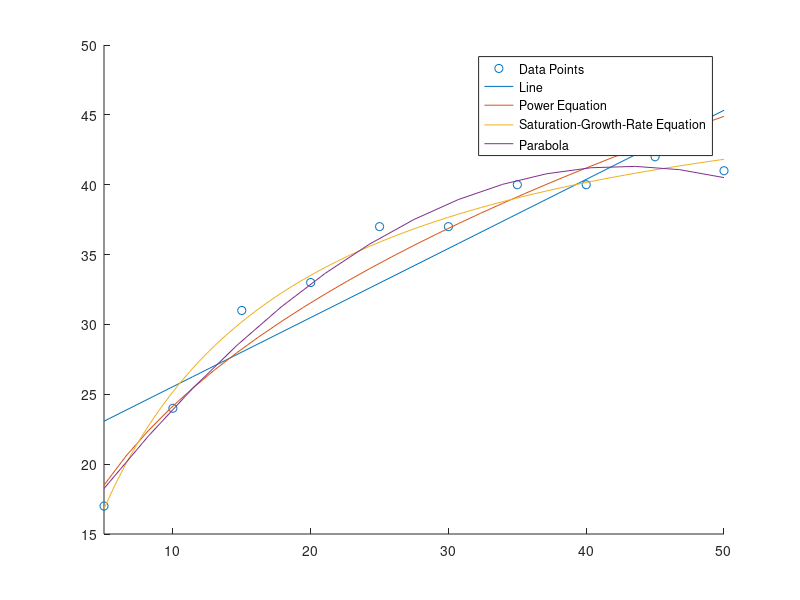

The MATLAB source for this figure:
% Star Chen 21010264

% 1.1
xrange = [5 50];
x = [5 10 15 20 25 30 35 40 45 50];
y = [17 24 31 33 37 37 40 40 42 41];
l = length(x);

hold on
scatter(x,y)

% a)
m = (l*sum(x.*y)-sum(x)*sum(y))/(l*sum(x.^2)-(sum(x))^2);
n = (sum(y) - m*sum(x))/l;

fxLinear = @(x)m*x + n;

fplot(fxLinear, xrange)

% b)
% ln(y) = ln(a) + b*ln(x)

lny = log(y);
lnx = log(x);

b = (l*sum(lnx.*lny)-sum(lnx)*sum(lny))/(l*sum(lnx.^2)-(sum(lnx))^2);
lna = (sum(lny) - b*sum(lnx))/l;

fxPower = @(x) exp(lna).*x.^b;
fplot(fxPower, xrange)

% c)

fSatruation = polyfit((1./x),(1./y),1);
a1Saturation = fSatruation(1);
a0Saturation = fSatruation(2);
alphaSat = 1/a0Saturation;
betaSat = a1Saturation*alphaSat;
fxSat = @(x) alphaSat*(x./(betaSat + x));
fplot(fxSat, xrange)

% d)

P = polyfit(x, y, 2);
fParabola = @(x) P(1).*x.^2 + P(2).*x + P(3);
fplot(fParabola, xrange)

legend("Data Points","Line","Power Equation","Saturation-Growth-Rate Equation", "Parabola")

disp("The line and power equation graphs fit the data points the worst, the parabola and the saturation growth graphs both follow about as well as the other.")